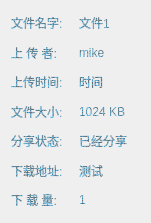
<?xml version="1.0" encoding="UTF-8"?>
<ui version="4.0">
 <class>FilePropertyInfo</class>
 <widget class="QDialog" name="FilePropertyInfo">
  <property name="geometry">
   <rect>
    <x>0</x>
    <y>0</y>
    <width>151</width>
    <height>223</height>
   </rect>
  </property>
  <property name="windowTitle">
   <string>文件属性</string>
  </property>
  <layout class="QGridLayout" name="gridLayout">
   <item row="5" column="0">
    <widget class="QLabel" name="label_12">
     <property name="styleSheet">
      <string notr="true">font: 12pt &quot;华文新魏&quot;;
color: qradialgradient(spread:repeat, cx:0.5, cy:0.5, radius:0.077, fx:0.5, fy:0.5, stop:0 rgba(0, 169, 255, 147), stop:0.497326 rgba(0, 0, 0, 147), stop:1 rgba(0, 169, 255, 147));</string>
     </property>
     <property name="text">
      <string>下载地址:</string>
     </property>
    </widget>
   </item>
   <item row="4" column="0">
    <widget class="QLabel" name="label_10">
     <property name="styleSheet">
      <string notr="true">font: 12pt &quot;华文新魏&quot;;
color: qradialgradient(spread:repeat, cx:0.5, cy:0.5, radius:0.077, fx:0.5, fy:0.5, stop:0 rgba(0, 169, 255, 147), stop:0.497326 rgba(0, 0, 0, 147), stop:1 rgba(0, 169, 255, 147));</string>
     </property>
     <property name="text">
      <string>分享状态:</string>
     </property>
    </widget>
   </item>
   <item row="3" column="1">
    <widget class="QLabel" name="size">
     <property name="styleSheet">
      <string notr="true">font: 12pt &quot;华文新魏&quot;;

color: qradialgradient(spread:repeat, cx:0.5, cy:0.5, radius:0.077, fx:0.5, fy:0.5, stop:0 rgba(0, 169, 255, 147), stop:0.497326 rgba(0, 0, 0, 147), stop:1 rgba(0, 169, 255, 147));</string>
     </property>
     <property name="text">
      <string>1024 KB</string>
     </property>
    </widget>
   </item>
   <item row="3" column="0">
    <widget class="QLabel" name="label_13">
     <property name="styleSheet">
      <string notr="true">font: 12pt &quot;华文新魏&quot;;
color: qradialgradient(spread:repeat, cx:0.5, cy:0.5, radius:0.077, fx:0.5, fy:0.5, stop:0 rgba(0, 169, 255, 147), stop:0.497326 rgba(0, 0, 0, 147), stop:1 rgba(0, 169, 255, 147));</string>
     </property>
     <property name="text">
      <string>文件大小:</string>
     </property>
    </widget>
   </item>
   <item row="2" column="0">
    <widget class="QLabel" name="label_6">
     <property name="styleSheet">
      <string notr="true">font: 12pt &quot;华文新魏&quot;;
color: qradialgradient(spread:repeat, cx:0.5, cy:0.5, radius:0.077, fx:0.5, fy:0.5, stop:0 rgba(0, 169, 255, 147), stop:0.497326 rgba(0, 0, 0, 147), stop:1 rgba(0, 169, 255, 147));</string>
     </property>
     <property name="text">
      <string>上传时间:</string>
     </property>
    </widget>
   </item>
   <item row="1" column="1">
    <widget class="QLabel" name="user">
     <property name="styleSheet">
      <string notr="true">font: 12pt &quot;华文新魏&quot;;
color: qradialgradient(spread:repeat, cx:0.5, cy:0.5, radius:0.077, fx:0.5, fy:0.5, stop:0 rgba(0, 169, 255, 147), stop:0.497326 rgba(0, 0, 0, 147), stop:1 rgba(0, 169, 255, 147));</string>
     </property>
     <property name="text">
      <string>mike</string>
     </property>
    </widget>
   </item>
   <item row="0" column="1">
    <widget class="QLabel" name="filename">
     <property name="styleSheet">
      <string notr="true">font: 12pt &quot;华文新魏&quot;;
color: qradialgradient(spread:repeat, cx:0.5, cy:0.5, radius:0.077, fx:0.5, fy:0.5, stop:0 rgba(0, 169, 255, 147), stop:0.497326 rgba(0, 0, 0, 147), stop:1 rgba(0, 169, 255, 147));</string>
     </property>
     <property name="text">
      <string>文件1</string>
     </property>
    </widget>
   </item>
   <item row="1" column="0">
    <widget class="QLabel" name="label_4">
     <property name="styleSheet">
      <string notr="true">font: 12pt &quot;华文新魏&quot;;
color: qradialgradient(spread:repeat, cx:0.5, cy:0.5, radius:0.077, fx:0.5, fy:0.5, stop:0 rgba(0, 169, 255, 147), stop:0.497326 rgba(0, 0, 0, 147), stop:1 rgba(0, 169, 255, 147));</string>
     </property>
     <property name="text">
      <string>上 传 者:</string>
     </property>
    </widget>
   </item>
   <item row="6" column="0">
    <widget class="QLabel" name="label_8">
     <property name="styleSheet">
      <string notr="true">font: 12pt &quot;华文新魏&quot;;
color: qradialgradient(spread:repeat, cx:0.5, cy:0.5, radius:0.077, fx:0.5, fy:0.5, stop:0 rgba(0, 169, 255, 147), stop:0.497326 rgba(0, 0, 0, 147), stop:1 rgba(0, 169, 255, 147));</string>
     </property>
     <property name="text">
      <string>下 载 量:</string>
     </property>
    </widget>
   </item>
   <item row="2" column="1">
    <widget class="QLabel" name="time">
     <property name="styleSheet">
      <string notr="true">font: 12pt &quot;华文新魏&quot;;
color: qradialgradient(spread:repeat, cx:0.5, cy:0.5, radius:0.077, fx:0.5, fy:0.5, stop:0 rgba(0, 169, 255, 147), stop:0.497326 rgba(0, 0, 0, 147), stop:1 rgba(0, 169, 255, 147));</string>
     </property>
     <property name="text">
      <string>时间</string>
     </property>
    </widget>
   </item>
   <item row="4" column="1">
    <widget class="QLabel" name="share">
     <property name="styleSheet">
      <string notr="true">font: 12pt &quot;华文新魏&quot;;
color: qradialgradient(spread:repeat, cx:0.5, cy:0.5, radius:0.077, fx:0.5, fy:0.5, stop:0 rgba(0, 169, 255, 147), stop:0.497326 rgba(0, 0, 0, 147), stop:1 rgba(0, 169, 255, 147));</string>
     </property>
     <property name="text">
      <string>已经分享</string>
     </property>
    </widget>
   </item>
   <item row="0" column="0">
    <widget class="QLabel" name="label_2">
     <property name="styleSheet">
      <string notr="true">font: 12pt &quot;华文新魏&quot;;
color: qradialgradient(spread:repeat, cx:0.5, cy:0.5, radius:0.077, fx:0.5, fy:0.5, stop:0 rgba(0, 169, 255, 147), stop:0.497326 rgba(0, 0, 0, 147), stop:1 rgba(0, 169, 255, 147));</string>
     </property>
     <property name="text">
      <string>文件名字:</string>
     </property>
    </widget>
   </item>
   <item row="5" column="1">
    <widget class="QLabel" name="url">
     <property name="styleSheet">
      <string notr="true">font: 12pt &quot;华文新魏&quot;;
color: qradialgradient(spread:repeat, cx:0.5, cy:0.5, radius:0.077, fx:0.5, fy:0.5, stop:0 rgba(0, 169, 255, 147), stop:0.497326 rgba(0, 0, 0, 147), stop:1 rgba(0, 169, 255, 147));</string>
     </property>
     <property name="text">
      <string>测试</string>
     </property>
    </widget>
   </item>
   <item row="6" column="1">
    <widget class="QLabel" name="pv">
     <property name="styleSheet">
      <string notr="true">font: 12pt &quot;华文新魏&quot;;
color: qradialgradient(spread:repeat, cx:0.5, cy:0.5, radius:0.077, fx:0.5, fy:0.5, stop:0 rgba(0, 169, 255, 147), stop:0.497326 rgba(0, 0, 0, 147), stop:1 rgba(0, 169, 255, 147));</string>
     </property>
     <property name="text">
      <string>1</string>
     </property>
    </widget>
   </item>
  </layout>
  <zorder>label_2</zorder>
  <zorder>label_4</zorder>
  <zorder>label_6</zorder>
  <zorder>label_13</zorder>
  <zorder>label_10</zorder>
  <zorder>label_12</zorder>
  <zorder>label_8</zorder>
  <zorder>filename</zorder>
  <zorder>user</zorder>
  <zorder>time</zorder>
  <zorder>size</zorder>
  <zorder>share</zorder>
  <zorder>url</zorder>
  <zorder>pv</zorder>
 </widget>
 <resources/>
 <connections/>
</ui>
